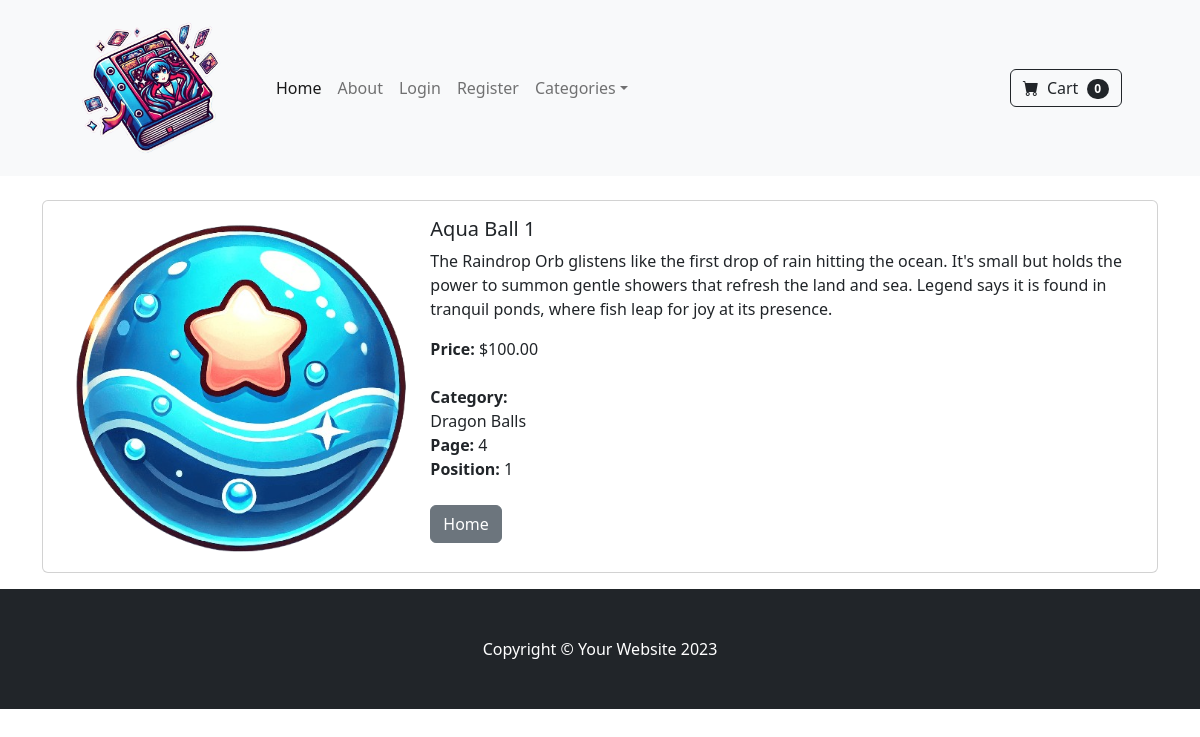
Page /sticker/18 on the committed database.
### store/models.py (models this page shows, shortened)
class CollectibleItem(models.Model):
    name = models.CharField(max_length=50)
    description = models.CharField(max_length=1000, default='', blank=True, null=True)
    price = models.DecimalField(default=0, decimal_places=2, max_digits=15)
    image = models.ImageField(upload_to='uploads/collectibles/')
    category = models.ForeignKey(Category, on_delete=models.CASCADE, default=1)
    is_sale = models.BooleanField(default=True)  # Can be listed for sale
    is_tradeable = models.BooleanField(default=True)  # Tradeable unless collected
    sale_price = models.DecimalField(default=0, decimal_places=2, max_digits=15)
    album = models.ForeignKey(Album, on_delete=models.CASCADE, related_name="collectibles")  # Track the album it belongs to
    page_number = models.IntegerField()  # For organizing in album
    position_on_page = models.IntegerField()  # Position slot on the page

class Category(models.Model):
    name = models.CharField(max_length=50)
    def __str__(self):
        return self.name
    class Meta:
        verbose_name_plural = 'categories'

### store/views.py (the view)
# urls.py: path('sticker/<int:pk>', views.sticker, name="sticker"),
def sticker(request, pk):
    sticker = CollectibleItem.objects.get(id=pk)
    return render(request, 'sticker.html',{'sticker': sticker})

### store/templates/sticker.html
{% extends 'base.html' %}
{% block content %}
<div class="container">
    <br>
    <div class="card mb-3" ">
        <div class="row g-0">
          <div class="col-md-4">
            <img src="{{ sticker.image.url }}" class="img-fluid rounded-start" alt="...">
          </div>
          <div class="col-md-8">
            <div class="card-body justify-content-center">
              <h5 class="card-title">{{ sticker.name }}</h5>
              <p class="card-text">{{ sticker.description }}</p>
              {% if sticker.is_sale %}
              <div class="text-center">
                <h5 class="fw-bolder">{{sticker..name}}</h5>
                 <div class="d-flex justify-content-center small text-warning mb-2">
                 <div class="bi-star-fill"></div>&nbsp;&nbsp;Sale!&nbsp;<div class="bi-star-fill"></div>
                 </div>
                <strike>${{sticker.price}}</strike> &nbsp;${{sticker.sale_price}}
                <br>
                <strong>Category:</strong> {{sticker.item.category}}
                <br>
                <strong>Page:</strong> {{sticker.page_number}}
                <br>
                <strong>Position:</strong> {{sticker.position_on_page}}
            </div>
            {% else %}
            <strong>Price:</strong> ${{sticker.sale_price}}
            <br>
            <br>
            <strong>Category:</strong><br> {{sticker.category}}
            <br>
            <strong>Page:</strong> {{sticker.page_number}}
            <br>
            <strong>Position:</strong> {{sticker.position_on_page}}
            {% endif %}
            <br><br>
              <a href="{% url 'home' %}" class="btn btn-secondary"> Home</a>
            </div>
          </div>
        </div>
      </div>
</div>
{% endblock %}

### rows in the picture
CollectibleItem: image (picture), name "Aqua Ball 1", description "The Raindrop Orb glistens like the first drop of rain hitting the ocean. It's small but holds the power to summon gentle showers that refresh the land and sea. Legend says it is found in tranquil ponds, where fish leap for joy at its presence.", sale_price "100.00", category "Dragon Balls", page_number "4", position_on_page "1"
